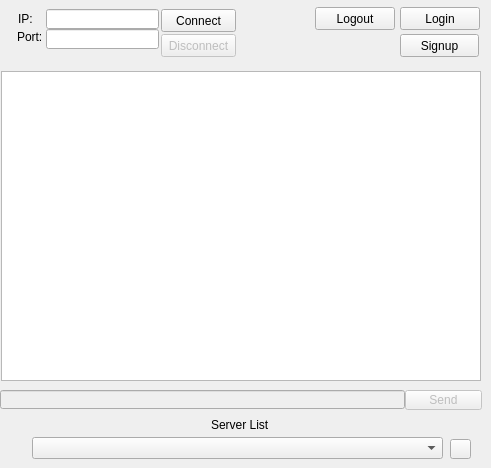
  <widget class="QWidget" name="centralwidget">
   <widget class="QPushButton" name="LoginButton">
    <property name="geometry">
     <rect>
      <x>400</x>
      <y>7</y>
      <width>80</width>
      <height>23</height>
     </rect>
    </property>
    <property name="text">
     <string>Login</string>
    </property>
   </widget>
   <widget class="QPushButton" name="LogoutButton">
    <property name="geometry">
     <rect>
      <x>315</x>
      <y>7</y>
      <width>80</width>
      <height>23</height>
     </rect>
    </property>
    <property name="text">
     <string>Logout</string>
    </property>
   </widget>
   <widget class="QTextBrowser" name="Messages">
    <property name="geometry">
     <rect>
      <x>1</x>
      <y>71</y>
      <width>480</width>
      <height>310</height>
     </rect>
    </property>
    <property name="html">
     <string>&lt;!DOCTYPE HTML PUBLIC &quot;-//W3C//DTD HTML 4.0//EN&quot; &quot;http://www.w3.org/TR/REC-html40/strict.dtd&quot;&gt;
&lt;html&gt;&lt;head&gt;&lt;meta name=&quot;qrichtext&quot; content=&quot;1&quot; /&gt;&lt;style type=&quot;text/css&quot;&gt;
p, li { white-space: pre-wrap; }
&lt;/style&gt;&lt;/head&gt;&lt;body style=&quot; font-family:'MS Shell Dlg 2'; font-size:8.25pt; font-weight:400; font-style:normal;&quot;&gt;
&lt;p style=&quot;-qt-paragraph-type:empty; margin-top:0px; margin-bottom:0px; margin-left:0px; margin-right:0px; -qt-block-indent:0; text-indent:0px;&quot;&gt;&lt;br /&gt;&lt;/p&gt;&lt;/body&gt;&lt;/html&gt;</string>
    </property>
    <property name="openExternalLinks">
     <bool>true</bool>
    </property>
   </widget>
   <widget class="QLineEdit" name="MsgBox">
    <property name="enabled">
     <bool>false</bool>
    </property>
    <property name="geometry">
     <rect>
      <x>0</x>
      <y>390</y>
      <width>405</width>
      <height>19</height>
     </rect>
    </property>
   </widget>
   <widget class="QPushButton" name="SendButton">
    <property name="enabled">
     <bool>false</bool>
    </property>
    <property name="geometry">
     <rect>
      <x>405</x>
      <y>390</y>
      <width>77</width>
      <height>20</height>
     </rect>
    </property>
    <property name="text">
     <string>Send</string>
    </property>
   </widget>
   <widget class="QPushButton" name="DisconnectButton">
    <property name="enabled">
     <bool>false</bool>
    </property>
    <property name="geometry">
     <rect>
      <x>161</x>
      <y>34</y>
      <width>75</width>
      <height>23</height>
     </rect>
    </property>
    <property name="text">
     <string>Disconnect</string>
    </property>
   </widget>
   <widget class="QLineEdit" name="IpBox">
    <property name="geometry">
     <rect>
      <x>46</x>
      <y>9</y>
      <width>113</width>
      <height>20</height>
     </rect>
    </property>
    <property name="toolTip">
     <string extracomment="IP"/>
    </property>
    <property name="inputMask">
     <string/>
    </property>
    <property name="text">
     <string/>
    </property>
   </widget>
   <widget class="QLineEdit" name="PortBox">
    <property name="geometry">
     <rect>
      <x>46</x>
      <y>29</y>
      <width>113</width>
      <height>20</height>
     </rect>
    </property>
   </widget>
   <widget class="QPushButton" name="ConnectButton">
    <property name="enabled">
     <bool>true</bool>
    </property>
    <property name="geometry">
     <rect>
      <x>161</x>
      <y>9</y>
      <width>75</width>
      <height>23</height>
     </rect>
    </property>
    <property name="text">
     <string>Connect</string>
    </property>
   </widget>
   <widget class="QLabel" name="label">
    <property name="geometry">
     <rect>
      <x>18</x>
      <y>11</y>
      <width>21</width>
      <height>16</height>
     </rect>
    </property>
    <property name="text">
     <string>IP:</string>
    </property>
   </widget>
   <widget class="QLabel" name="label_2">
    <property name="geometry">
     <rect>
      <x>17</x>
      <y>30</y>
      <width>26</width>
      <height>13</height>
     </rect>
    </property>
    <property name="text">
     <string>Port:</string>
    </property>
   </widget>
   <widget class="QPushButton" name="SignUpButton">
    <property name="geometry">
     <rect>
      <x>400</x>
      <y>34</y>
      <width>79</width>
      <height>23</height>
     </rect>
    </property>
    <property name="text">
     <string>Signup</string>
    </property>
   </widget>
   <widget class="QComboBox" name="ServerListBox">
    <property name="geometry">
     <rect>
      <x>32</x>
      <y>437</y>
      <width>411</width>
      <height>22</height>
     </rect>
    </property>
   </widget>
   <widget class="QLabel" name="label_3">
    <property name="geometry">
     <rect>
      <x>211</x>
      <y>418</y>
      <width>60</width>
      <height>13</height>
     </rect>
    </property>
    <property name="text">
     <string>Server List</string>
    </property>
   </widget>
   <widget class="QPushButton" name="ReloadButton">
    <property name="geometry">
     <rect>
      <x>450</x>
      <y>439</y>
      <width>21</width>
      <height>20</height>
     </rect>
    </property>
    <property name="text">
     <string/>
    </property>
    <property name="icon">
     <iconset>
      <normaloff>C:/Users/Antho/Downloads/icons8-reset-96.png</normaloff>C:/Users/Antho/Downloads/icons8-reset-96.png</iconset>
    </property>
   </widget>
  </widget>
